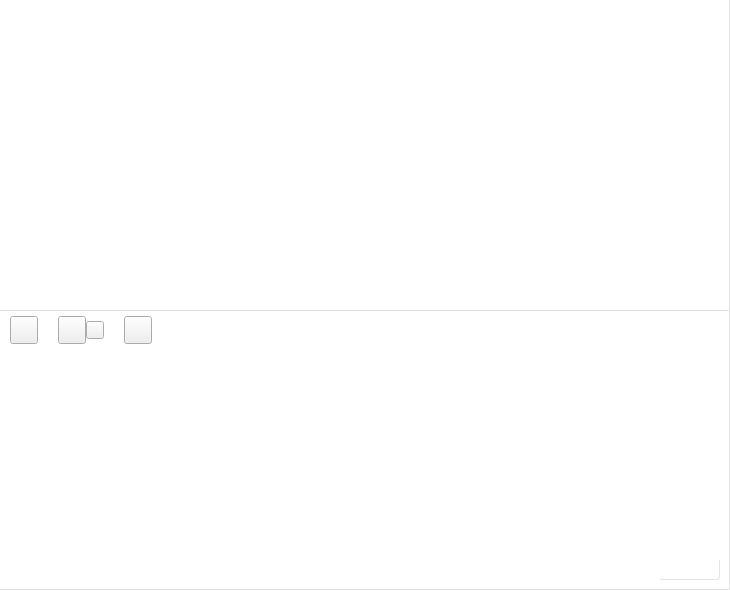
<?xml version="1.0" encoding="UTF-8"?>
<ui version="4.0">
 <class>STChatDetailClass</class>
 <widget class="QWidget" name="STChatDetailClass">
  <property name="geometry">
   <rect>
    <x>0</x>
    <y>0</y>
    <width>730</width>
    <height>590</height>
   </rect>
  </property>
  <property name="windowTitle">
   <string>STChatDetail</string>
  </property>
  <property name="styleSheet">
   <string notr="true"/>
  </property>
  <layout class="QVBoxLayout" name="verticalLayout" stretch="0">
   <property name="spacing">
    <number>0</number>
   </property>
   <property name="leftMargin">
    <number>0</number>
   </property>
   <property name="topMargin">
    <number>0</number>
   </property>
   <property name="rightMargin">
    <number>0</number>
   </property>
   <property name="bottomMargin">
    <number>0</number>
   </property>
   <item>
    <widget class="QSplitter" name="spChatDetail">
     <property name="styleSheet">
      <string notr="true">QSplitter#spChatDetail::handle {width:1;background-color:#e3e3e3; }



QScrollBar::vertical
{
    width:4px;
    background:rgb(0,0,0,0%);
    margin:0px,0px,0px,0px;
    padding-top:0px;   /*上预留位置*/
    padding-bottom:0px;    /*下预留位置*/
}

/*滚动条中滑块的样式*/
QScrollBar::handle::vertical
{
    width:4px;
    background:rgb(0,0,0,25%);
    border-radius:2px;
    min-height:20px;
}

/*鼠标触及滑块样式*/
QScrollBar::handle::vertical::hover
{
    width:5px;
    background:rgb(0,0,0,50%);
    border-radius:2px;
    min-height:20;
}

/*设置下箭头*/
QScrollBar::add-line:vertical
{
    height:0px;
    subcontrol-position:bottom;
}

/*设置上箭头*/
QScrollBar::sub-line:vertical
{
    height:0px;
    subcontrol-position:top;
}</string>
     </property>
     <property name="lineWidth">
      <number>1</number>
     </property>
     <property name="orientation">
      <enum>Qt::Vertical</enum>
     </property>
     <property name="childrenCollapsible">
      <bool>false</bool>
     </property>
     <widget class="QWidget" name="widTop" native="true">
      <property name="styleSheet">
       <string notr="true">QWidget#widTop{border-top: 1px solid #e3e3e3;background-color: rgb(255, 255, 255);}</string>
      </property>
      <layout class="QHBoxLayout" name="horizontalLayout_6" stretch="0">
       <property name="spacing">
        <number>0</number>
       </property>
       <property name="leftMargin">
        <number>0</number>
       </property>
       <property name="topMargin">
        <number>0</number>
       </property>
       <property name="rightMargin">
        <number>0</number>
       </property>
       <property name="bottomMargin">
        <number>0</number>
       </property>
       <item>
        <widget class="QListWidget" name="lwChatRecordList">
         <property name="focusPolicy">
          <enum>Qt::NoFocus</enum>
         </property>
         <property name="styleSheet">
          <string notr="true">QListWidget {border:0px;border-right: 1px solid #e3e3e3;}</string>
         </property>
         <property name="showDropIndicator" stdset="0">
          <bool>true</bool>
         </property>
         <property name="alternatingRowColors">
          <bool>false</bool>
         </property>
         <property name="selectionMode">
          <enum>QAbstractItemView::NoSelection</enum>
         </property>
         <property name="selectionBehavior">
          <enum>QAbstractItemView::SelectItems</enum>
         </property>
         <property name="selectionRectVisible">
          <bool>false</bool>
         </property>
        </widget>
       </item>
      </layout>
     </widget>
     <widget class="QWidget" name="widBottom" native="true">
      <property name="maximumSize">
       <size>
        <width>16777215</width>
        <height>280</height>
       </size>
      </property>
      <property name="styleSheet">
       <string notr="true">QWidget#widBottom{border-top: 1px solid #e3e3e3;background-color: rgb(255, 255, 255);}</string>
      </property>
      <layout class="QVBoxLayout" name="verticalLayout_2">
       <property name="spacing">
        <number>0</number>
       </property>
       <property name="leftMargin">
        <number>0</number>
       </property>
       <property name="topMargin">
        <number>0</number>
       </property>
       <property name="rightMargin">
        <number>0</number>
       </property>
       <property name="bottomMargin">
        <number>0</number>
       </property>
       <item>
        <widget class="QWidget" name="widget_3" native="true">
         <property name="minimumSize">
          <size>
           <width>0</width>
           <height>40</height>
          </size>
         </property>
         <property name="maximumSize">
          <size>
           <width>16777215</width>
           <height>40</height>
          </size>
         </property>
         <property name="styleSheet">
          <string notr="true">QWidget#widget_3{border-right: 1px solid #e3e3e3;}</string>
         </property>
         <layout class="QHBoxLayout" name="horizontalLayout">
          <property name="spacing">
           <number>20</number>
          </property>
          <property name="leftMargin">
           <number>10</number>
          </property>
          <property name="topMargin">
           <number>0</number>
          </property>
          <property name="rightMargin">
           <number>10</number>
          </property>
          <property name="bottomMargin">
           <number>0</number>
          </property>
          <item>
           <widget class="QWidget" name="widget_6" native="true">
            <layout class="QHBoxLayout" name="horizontalLayout_2">
             <property name="leftMargin">
              <number>0</number>
             </property>
             <property name="topMargin">
              <number>0</number>
             </property>
             <property name="rightMargin">
              <number>0</number>
             </property>
             <property name="bottomMargin">
              <number>0</number>
             </property>
             <item>
              <widget class="QPushButton" name="pbEmotion">
               <property name="styleSheet">
                <string notr="true">

QPushButton {
	border-image: url(:/STSample/Resources/images/emotion.png);
	width: 20;
	height: 20;
}
QPushButton:hover:!pressed {
	border-image: url(:/STSample/Resources/images/emotion_focus.png);
}
QPushButton:hover:pressed{
	border-image: url(:/STSample/Resources/images/emotion_focus.png);
}</string>
               </property>
               <property name="text">
                <string/>
               </property>
              </widget>
             </item>
            </layout>
           </widget>
          </item>
          <item>
           <widget class="QWidget" name="widget" native="true">
            <layout class="QHBoxLayout" name="horizontalLayout_7">
             <property name="spacing">
              <number>0</number>
             </property>
             <property name="leftMargin">
              <number>0</number>
             </property>
             <property name="topMargin">
              <number>0</number>
             </property>
             <property name="rightMargin">
              <number>0</number>
             </property>
             <property name="bottomMargin">
              <number>0</number>
             </property>
             <item>
              <widget class="QPushButton" name="pbScreenShot">
               <property name="styleSheet">
                <string notr="true">

QPushButton {
	border-image: url(:/STSample/Resources/images/screenshot.png);
	width: 20;
	height: 20;
}
QPushButton:hover:!pressed {
	border-image: url(:/STSample/Resources/images/screenshot_focus.png);
}
QPushButton:hover:pressed{
	border-image: url(:/STSample/Resources/images/screenshot_focus.png);
}</string>
               </property>
               <property name="text">
                <string/>
               </property>
              </widget>
             </item>
             <item>
              <widget class="QPushButton" name="pbScreenShotOption">
               <property name="styleSheet">
                <string notr="true">

QPushButton {
	border-image: url(:/STSample/Resources/images/triangle.png);
	width: 10;
	height: 10;
}
QPushButton:hover:!pressed {
	border-image: url(:/STSample/Resources/images/triangle_focus.png);
}
QPushButton:hover:pressed{
	border-image: url(:/STSample/Resources/images/triangle_focus.png);
}</string>
               </property>
               <property name="text">
                <string/>
               </property>
              </widget>
             </item>
            </layout>
           </widget>
          </item>
          <item>
           <widget class="QPushButton" name="pbLesson">
            <property name="styleSheet">
             <string notr="true">

QPushButton {
	border-image: url(:/STSample/Resources/images/lesson.png);
	width: 20;
	height: 20;
}
QPushButton:hover:!pressed {
	border-image: url(:/STSample/Resources/images/lesson_focus.png);
}
QPushButton:hover:pressed{
	border-image: url(:/STSample/Resources/images/lesson_focus.png);
}</string>
            </property>
            <property name="text">
             <string/>
            </property>
           </widget>
          </item>
          <item>
           <spacer name="horizontalSpacer">
            <property name="orientation">
             <enum>Qt::Horizontal</enum>
            </property>
            <property name="sizeHint" stdset="0">
             <size>
              <width>557</width>
              <height>20</height>
             </size>
            </property>
           </spacer>
          </item>
          <item>
           <widget class="QWidget" name="widget_7" native="true">
            <layout class="QHBoxLayout" name="horizontalLayout_3">
             <property name="leftMargin">
              <number>0</number>
             </property>
             <property name="topMargin">
              <number>0</number>
             </property>
             <property name="rightMargin">
              <number>0</number>
             </property>
             <property name="bottomMargin">
              <number>0</number>
             </property>
            </layout>
           </widget>
          </item>
         </layout>
        </widget>
       </item>
       <item>
        <widget class="QWidget" name="widChatWrite" native="true">
         <property name="sizePolicy">
          <sizepolicy hsizetype="Preferred" vsizetype="Preferred">
           <horstretch>0</horstretch>
           <verstretch>0</verstretch>
          </sizepolicy>
         </property>
         <property name="minimumSize">
          <size>
           <width>0</width>
           <height>80</height>
          </size>
         </property>
         <property name="maximumSize">
          <size>
           <width>16777215</width>
           <height>200</height>
          </size>
         </property>
         <property name="styleSheet">
          <string notr="true">border-right: 1px solid #e3e3e3;</string>
         </property>
         <layout class="QHBoxLayout" name="horizontalLayout_5">
          <property name="spacing">
           <number>0</number>
          </property>
          <property name="leftMargin">
           <number>10</number>
          </property>
          <property name="topMargin">
           <number>0</number>
          </property>
          <property name="rightMargin">
           <number>10</number>
          </property>
          <property name="bottomMargin">
           <number>0</number>
          </property>
          <item>
           <widget class="QTextEdit" name="teChatWrite">
            <property name="font">
             <font>
              <family>微软雅黑 Light</family>
              <pointsize>11</pointsize>
             </font>
            </property>
            <property name="focusPolicy">
             <enum>Qt::StrongFocus</enum>
            </property>
            <property name="autoFillBackground">
             <bool>false</bool>
            </property>
            <property name="styleSheet">
             <string notr="true"/>
            </property>
            <property name="frameShape">
             <enum>QFrame::NoFrame</enum>
            </property>
            <property name="frameShadow">
             <enum>QFrame::Plain</enum>
            </property>
            <property name="lineWidth">
             <number>1</number>
            </property>
            <property name="html">
             <string>&lt;!DOCTYPE HTML PUBLIC &quot;-//W3C//DTD HTML 4.0//EN&quot; &quot;http://www.w3.org/TR/REC-html40/strict.dtd&quot;&gt;
&lt;html&gt;&lt;head&gt;&lt;meta name=&quot;qrichtext&quot; content=&quot;1&quot; /&gt;&lt;style type=&quot;text/css&quot;&gt;
p, li { white-space: pre-wrap; }
&lt;/style&gt;&lt;/head&gt;&lt;body style=&quot; font-family:'微软雅黑 Light'; font-size:11pt; font-weight:400; font-style:normal;&quot;&gt;
&lt;p style=&quot;-qt-paragraph-type:empty; margin-top:0px; margin-bottom:0px; margin-left:0px; margin-right:0px; -qt-block-indent:0; text-indent:0px;&quot;&gt;&lt;br /&gt;&lt;/p&gt;&lt;/body&gt;&lt;/html&gt;</string>
            </property>
            <property name="acceptRichText">
             <bool>true</bool>
            </property>
           </widget>
          </item>
         </layout>
        </widget>
       </item>
       <item>
        <widget class="QWidget" name="widget_5" native="true">
         <property name="minimumSize">
          <size>
           <width>0</width>
           <height>40</height>
          </size>
         </property>
         <property name="maximumSize">
          <size>
           <width>16777215</width>
           <height>40</height>
          </size>
         </property>
         <property name="styleSheet">
          <string notr="true">border-right: 1px solid #e3e3e3;border-bottom: 1px solid #e3e3e3;</string>
         </property>
         <layout class="QHBoxLayout" name="horizontalLayout_4">
          <property name="leftMargin">
           <number>0</number>
          </property>
          <property name="topMargin">
           <number>0</number>
          </property>
          <property name="rightMargin">
           <number>10</number>
          </property>
          <property name="bottomMargin">
           <number>0</number>
          </property>
          <item>
           <spacer name="horizontalSpacer_2">
            <property name="orientation">
             <enum>Qt::Horizontal</enum>
            </property>
            <property name="sizeHint" stdset="0">
             <size>
              <width>585</width>
              <height>20</height>
             </size>
            </property>
           </spacer>
          </item>
          <item>
           <widget class="QPushButton" name="pbSendMessage">
            <property name="styleSheet">
             <string notr="true">

QPushButton {
	border-radius: 3px;
	color: rgb(255, 255, 255);
	font: 9pt &quot;微软雅黑&quot;;
	border-image: url(:/STSample/Resources/images/green.png);
	width: 60;
	height: 20;
}
QPushButton:hover:!pressed {
	border-image: url(:/STSample/Resources/images/green_focus.png);
}
QPushButton:hover:pressed{
	border-image: url(:/STSample/Resources/images/green_focus.png);
}</string>
            </property>
            <property name="text">
             <string>发送</string>
            </property>
           </widget>
          </item>
         </layout>
        </widget>
       </item>
      </layout>
     </widget>
    </widget>
   </item>
  </layout>
 </widget>
 <tabstops>
  <tabstop>teChatWrite</tabstop>
  <tabstop>pbSendMessage</tabstop>
  <tabstop>pbEmotion</tabstop>
  <tabstop>pbScreenShot</tabstop>
  <tabstop>pbScreenShotOption</tabstop>
  <tabstop>pbLesson</tabstop>
 </tabstops>
 <resources>
  <include location="stsample.qrc"/>
 </resources>
 <connections/>
</ui>
